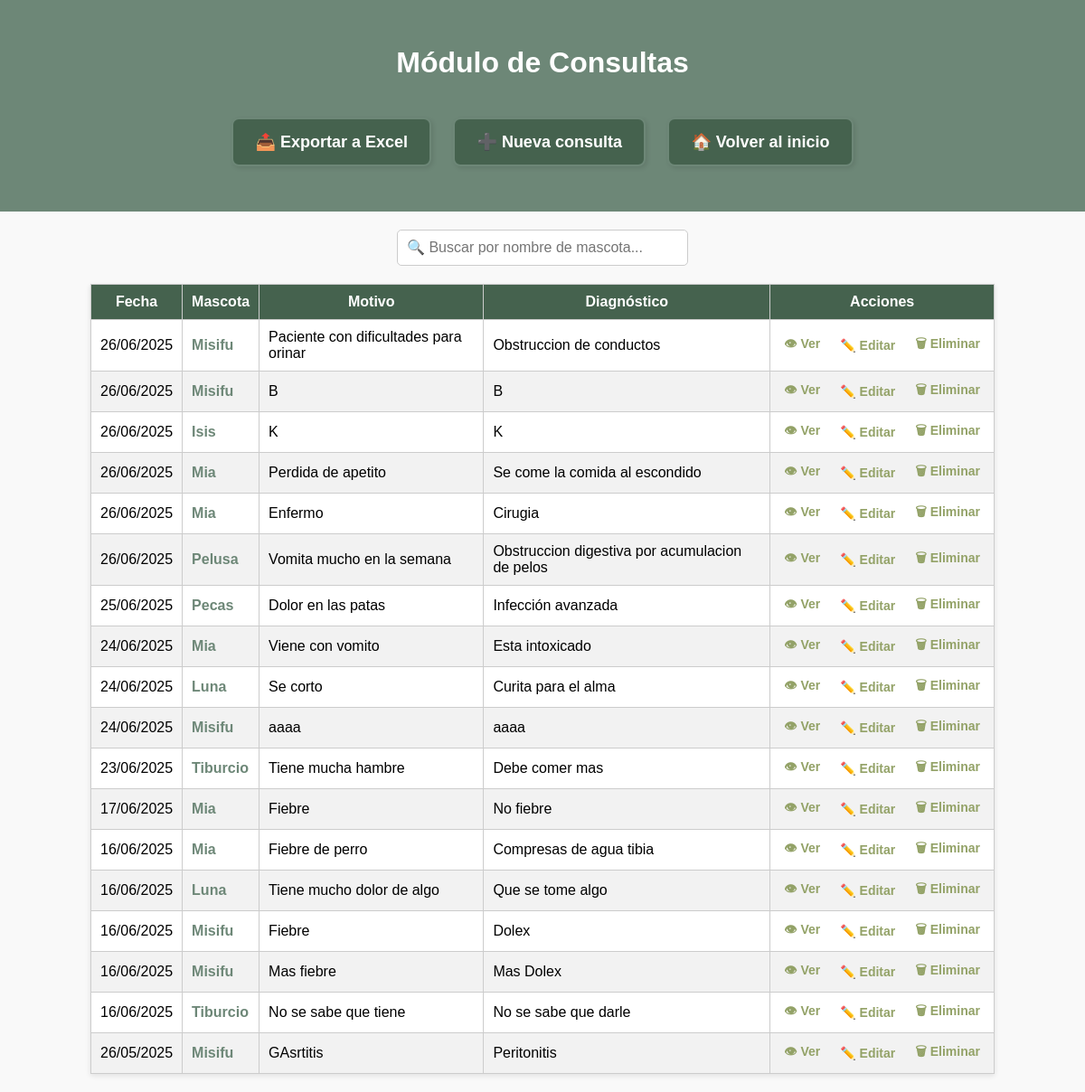
The page /consultas/lista/ on the database as committed earlier.
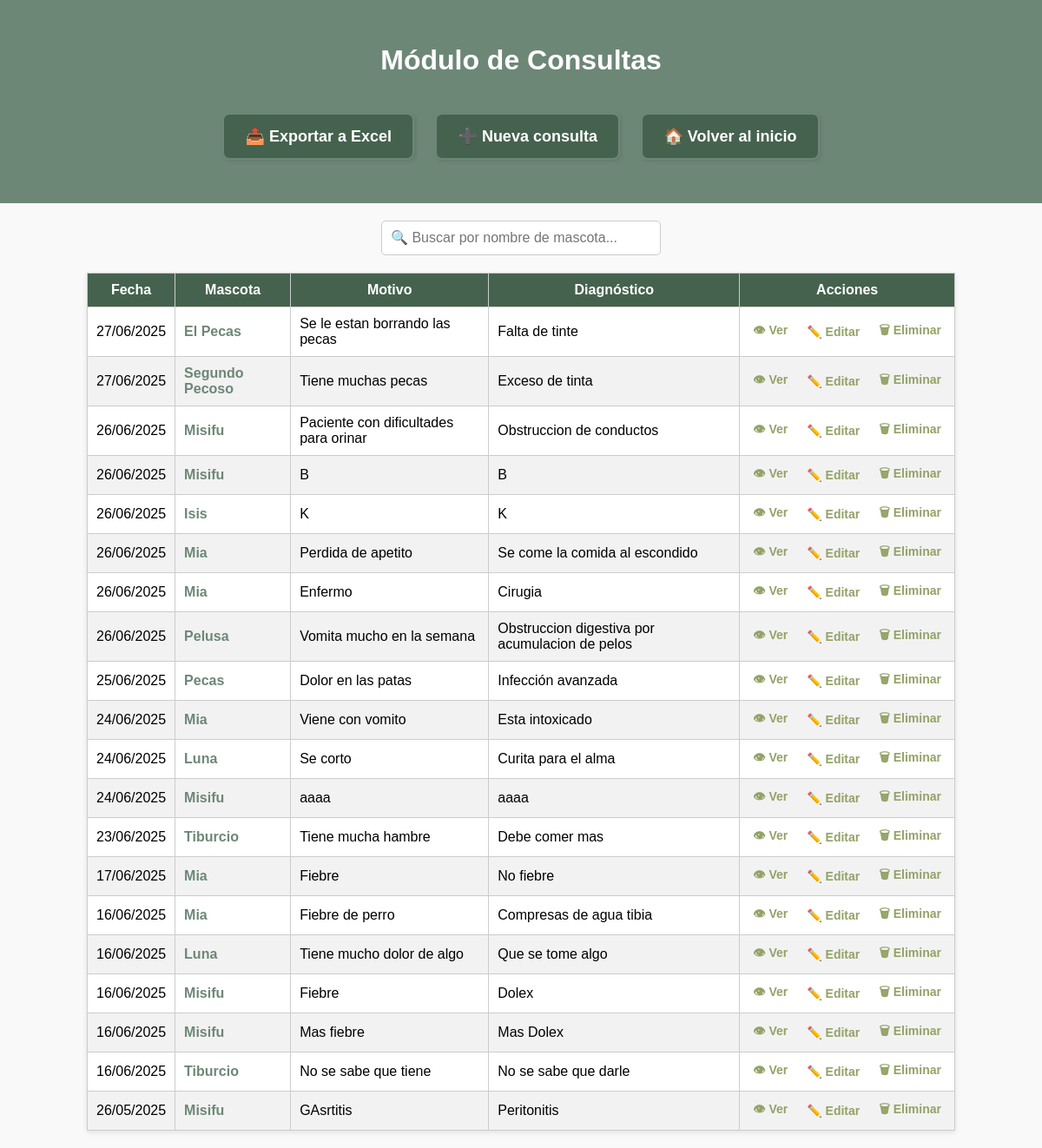
The same page on the database as committed later.
### principal/models.py (models this page shows, shortened)
class Consulta(models.Model):
    fecha = models.DateField()
    motivo = models.TextField(blank=True)
    diagnostico = models.TextField(blank=True)
    tratamiento = models.TextField(blank=True, null=True)
    observaciones = models.TextField(blank=True, null=True)
    req_medicamentos = models.BooleanField(default=False)
    req_cirugia = models.BooleanField(default=False)
    mascota = models.ForeignKey(Mascota, on_delete=models.CASCADE, related_name='consultas')
    med_entregado = models.BooleanField(default=False)
    activo = models.BooleanField(default=True)

class Mascota(models.Model):
    nombre_mascota = models.CharField(max_length=100)
    especie = models.CharField(max_length=50, blank=True)
    raza = models.CharField(max_length=50, blank=True)
    edad = models.PositiveIntegerField(null=True, blank=True)
    cliente = models.ForeignKey(Cliente, on_delete=models.CASCADE, related_name='mascotas')
    activo = models.BooleanField(default=True)

### principal/views.py (the view)
# urls.py: path('consultas/lista/', views.lista_consultas, name='lista_consultas'),
def lista_consultas(request):
    consultas = Consulta.objects.select_related('mascota').order_by('-fecha')
    return render(request, 'principal/lista_consultas.html', {'consultas': consultas})

### principal/templates/principal/lista_consultas.html (shortened to what this page needs)
{% load static %}
<!DOCTYPE html>
<html lang="es">
<head>
    <link rel="stylesheet" href="{% static 'principal/css/listas.css' %}">
</head>
<body>
<header>
    <h1>Módulo de Consultas</h1>
    <a href="{% url 'exportar_consultas' %}" class="btn">📤 Exportar a Excel</a>
    <a href="{% url 'crear_consulta' %}" class="btn">➕ Nueva consulta</a>
    <a href="{% url 'inicio' %}" class="btn">🏠 Volver al inicio</a>
</header>
<div class="search-box">
    <input type="text" id="buscar" placeholder="🔍 Buscar por nombre de mascota...">
</div>
<table id="tabla-consultas">
    <thead>
        <tr>
            <th>Fecha</th>
            <th>Mascota</th>
            <th>Motivo</th>
            <th>Diagnóstico</th>
            <th>Acciones</th>
        </tr>
    </thead>
    <tbody>
        {% for consulta in consultas %}
        <tr>
            <td>{{ consulta.fecha|date:"d/m/Y" }}</td>
            <td><a href="{% url 'historia_clinica' consulta.mascota.id %}" class="enlace-mascota">
                    {{ consulta.mascota.nombre_mascota }}
                </a></td>
            <td>{{ consulta.motivo|default:"-" }}</td>
            <td>{{ consulta.diagnostico|default:"-" }}</td>
            <td class="acciones">
                <span>
                    <a href="{% url 'detalle_consulta' consulta.id %}">👁 Ver</a>
                    <a href="{% url 'editar_consulta' consulta.id %}">✏️ Editar</a>
                    <a href="{% url 'eliminar_consulta' consulta.id %}" onclick="return confirm('¿Eliminar esta consulta?');">🗑 Eliminar</a>
                </span>
            </td>
        </tr>
        {% empty %}
        <tr><td colspan="5">No hay consultas registradas.</td></tr>
        {% endfor %}
    </tbody>
</table>
</body>
</html>

Rows that differ between the two databases and show on the page:
added Consulta: fecha "27/06/2025", mascota.nombre_mascota "El Pecas", motivo "Se le estan borrando las pecas", diagnostico "Falta de tinte"
added Consulta: fecha "27/06/2025", mascota.nombre_mascota "Segundo Pecoso", motivo "Tiene muchas pecas", diagnostico "Exceso de tinta"
